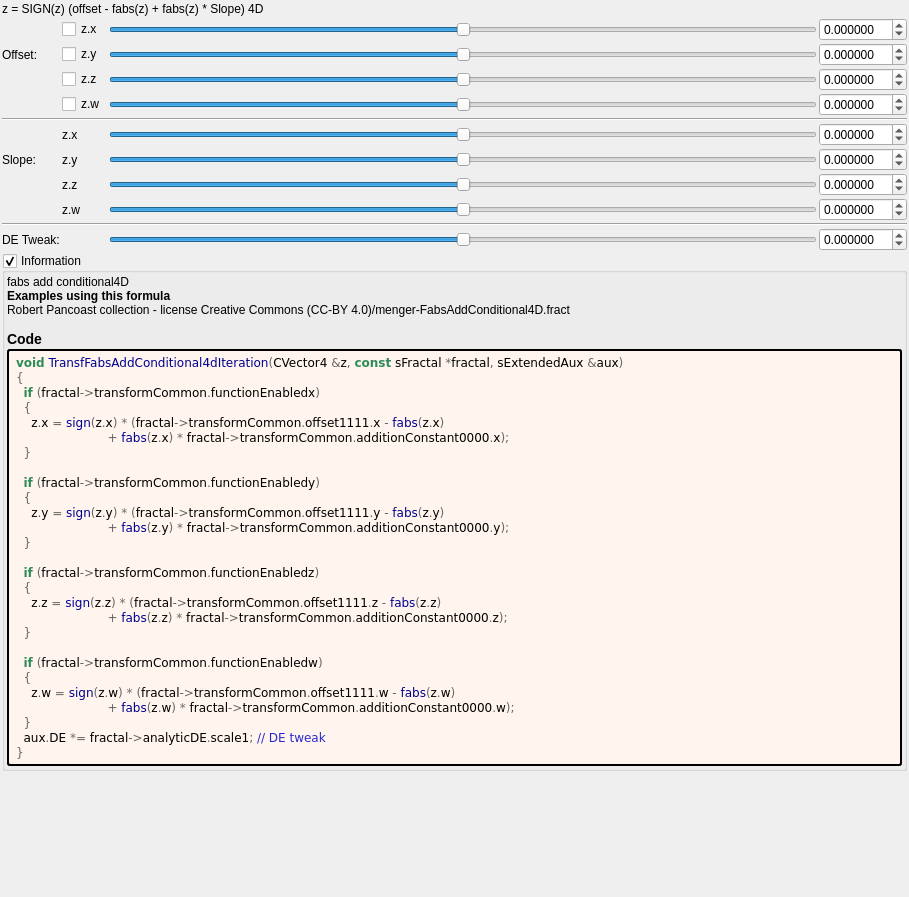
 <widget class="QWidget" name="Form">
  <property name="geometry">
   <rect>
    <x>0</x>
    <y>0</y>
    <width>909</width>
    <height>897</height>
   </rect>
  </property>
  <property name="windowTitle">
   <string notr="true">transf_fabs_add_conditional4d</string>
  </property>
  <layout class="QVBoxLayout" name="verticalLayout">
   <property name="spacing">
    <number>2</number>
   </property>
   <property name="leftMargin">
    <number>2</number>
   </property>
   <property name="topMargin">
    <number>2</number>
   </property>
   <property name="rightMargin">
    <number>2</number>
   </property>
   <property name="bottomMargin">
    <number>2</number>
   </property>
   <item>
    <widget class="QLabel" name="label_133">
     <property name="text">
      <string>z = SIGN(z) (offset - fabs(z) + fabs(z) * Slope) 4D</string>
     </property>
    </widget>
   </item>
   <item>
    <layout class="QGridLayout" name="gridLayout">
     <property name="spacing">
      <number>2</number>
     </property>
     <item row="3" column="3">
      <widget class="QSlider" name="slider4_transf_offset_1111_x">
       <property name="sizePolicy">
        <sizepolicy hsizetype="Expanding" vsizetype="Maximum">
         <horstretch>0</horstretch>
         <verstretch>0</verstretch>
        </sizepolicy>
       </property>
       <property name="minimum">
        <number>-10000000</number>
       </property>
       <property name="maximum">
        <number>10000000</number>
       </property>
       <property name="value">
        <number>0</number>
       </property>
       <property name="sliderPosition">
        <number>0</number>
       </property>
       <property name="orientation">
        <enum>Qt::Horizontal</enum>
       </property>
      </widget>
     </item>
     <item row="7" column="3">
      <widget class="QSlider" name="slider4_transf_offset_1111_w">
       <property name="sizePolicy">
        <sizepolicy hsizetype="Expanding" vsizetype="Maximum">
         <horstretch>0</horstretch>
         <verstretch>0</verstretch>
        </sizepolicy>
       </property>
       <property name="minimum">
        <number>-10000000</number>
       </property>
       <property name="maximum">
        <number>10000000</number>
       </property>
       <property name="value">
        <number>0</number>
       </property>
       <property name="sliderPosition">
        <number>0</number>
       </property>
       <property name="orientation">
        <enum>Qt::Horizontal</enum>
       </property>
      </widget>
     </item>
     <item row="4" column="3">
      <widget class="QSlider" name="slider4_transf_offset_1111_z">
       <property name="sizePolicy">
        <sizepolicy hsizetype="Expanding" vsizetype="Maximum">
         <horstretch>0</horstretch>
         <verstretch>0</verstretch>
        </sizepolicy>
       </property>
       <property name="minimum">
        <number>-10000000</number>
       </property>
       <property name="maximum">
        <number>10000000</number>
       </property>
       <property name="value">
        <number>0</number>
       </property>
       <property name="sliderPosition">
        <number>0</number>
       </property>
       <property name="orientation">
        <enum>Qt::Horizontal</enum>
       </property>
      </widget>
     </item>
     <item row="7" column="4">
      <widget class="MyDoubleSpinBox" name="spinbox4_transf_offset_1111_w">
       <property name="sizePolicy">
        <sizepolicy hsizetype="Minimum" vsizetype="Maximum">
         <horstretch>0</horstretch>
         <verstretch>0</verstretch>
        </sizepolicy>
       </property>
       <property name="prefix">
        <string/>
       </property>
       <property name="suffix">
        <string/>
       </property>
       <property name="decimals">
        <number>6</number>
       </property>
       <property name="minimum">
        <double>-99.989999999999995</double>
       </property>
       <property name="maximum">
        <double>99.989999999999995</double>
       </property>
       <property name="singleStep">
        <double>0.100000000000000</double>
       </property>
      </widget>
     </item>
     <item row="4" column="4">
      <widget class="MyDoubleSpinBox" name="spinbox4_transf_offset_1111_y">
       <property name="sizePolicy">
        <sizepolicy hsizetype="Minimum" vsizetype="Maximum">
         <horstretch>0</horstretch>
         <verstretch>0</verstretch>
        </sizepolicy>
       </property>
       <property name="prefix">
        <string/>
       </property>
       <property name="suffix">
        <string/>
       </property>
       <property name="decimals">
        <number>6</number>
       </property>
       <property name="minimum">
        <double>-99.989999999999995</double>
       </property>
       <property name="maximum">
        <double>99.989999999999995</double>
       </property>
       <property name="singleStep">
        <double>0.100000000000000</double>
       </property>
      </widget>
     </item>
     <item row="9" column="0" colspan="5">
      <widget class="Line" name="line_7">
       <property name="orientation">
        <enum>Qt::Horizontal</enum>
       </property>
      </widget>
     </item>
     <item row="4" column="1">
      <widget class="MyCheckBox" name="checkBox_transf_function_enabledy">
       <property name="text">
        <string notr="true">z.y</string>
       </property>
      </widget>
     </item>
     <item row="10" column="1">
      <widget class="QLabel" name="label_116">
       <property name="text">
        <string notr="true">z.x</string>
       </property>
      </widget>
     </item>
     <item row="4" column="0">
      <widget class="QLabel" name="label_108">
       <property name="text">
        <string>Offset:</string>
       </property>
      </widget>
     </item>
     <item row="12" column="1">
      <widget class="QLabel" name="label_118">
       <property name="text">
        <string notr="true">z.z</string>
       </property>
      </widget>
     </item>
     <item row="16" column="3">
      <widget class="QSlider" name="slider_analyticDE_scale_1">
       <property name="sizePolicy">
        <sizepolicy hsizetype="Expanding" vsizetype="Maximum">
         <horstretch>0</horstretch>
         <verstretch>0</verstretch>
        </sizepolicy>
       </property>
       <property name="minimum">
        <number>-10000000</number>
       </property>
       <property name="maximum">
        <number>10000000</number>
       </property>
       <property name="value">
        <number>0</number>
       </property>
       <property name="sliderPosition">
        <number>0</number>
       </property>
       <property name="orientation">
        <enum>Qt::Horizontal</enum>
       </property>
      </widget>
     </item>
     <item row="5" column="3">
      <widget class="QSlider" name="slider4_transf_offset_1111_y">
       <property name="sizePolicy">
        <sizepolicy hsizetype="Expanding" vsizetype="Maximum">
         <horstretch>0</horstretch>
         <verstretch>0</verstretch>
        </sizepolicy>
       </property>
       <property name="minimum">
        <number>-10000000</number>
       </property>
       <property name="maximum">
        <number>10000000</number>
       </property>
       <property name="value">
        <number>0</number>
       </property>
       <property name="sliderPosition">
        <number>0</number>
       </property>
       <property name="orientation">
        <enum>Qt::Horizontal</enum>
       </property>
      </widget>
     </item>
     <item row="12" column="3">
      <widget class="QSlider" name="slider4_transf_addition_constant_0000_z">
       <property name="sizePolicy">
        <sizepolicy hsizetype="Expanding" vsizetype="Maximum">
         <horstretch>0</horstretch>
         <verstretch>0</verstretch>
        </sizepolicy>
       </property>
       <property name="minimum">
        <number>-10000000</number>
       </property>
       <property name="maximum">
        <number>10000000</number>
       </property>
       <property name="value">
        <number>0</number>
       </property>
       <property name="sliderPosition">
        <number>0</number>
       </property>
       <property name="orientation">
        <enum>Qt::Horizontal</enum>
       </property>
      </widget>
     </item>
     <item row="11" column="3">
      <widget class="QSlider" name="slider4_transf_addition_constant_0000_y">
       <property name="sizePolicy">
        <sizepolicy hsizetype="Expanding" vsizetype="Maximum">
         <horstretch>0</horstretch>
         <verstretch>0</verstretch>
        </sizepolicy>
       </property>
       <property name="minimum">
        <number>-10000000</number>
       </property>
       <property name="maximum">
        <number>10000000</number>
       </property>
       <property name="value">
        <number>0</number>
       </property>
       <property name="sliderPosition">
        <number>0</number>
       </property>
       <property name="orientation">
        <enum>Qt::Horizontal</enum>
       </property>
      </widget>
     </item>
     <item row="10" column="4">
      <widget class="MyDoubleSpinBox" name="spinbox4_transf_addition_constant_0000_x">
       <property name="sizePolicy">
        <sizepolicy hsizetype="Minimum" vsizetype="Maximum">
         <horstretch>0</horstretch>
         <verstretch>0</verstretch>
        </sizepolicy>
       </property>
       <property name="prefix">
        <string/>
       </property>
       <property name="suffix">
        <string/>
       </property>
       <property name="decimals">
        <number>6</number>
       </property>
       <property name="minimum">
        <double>-99.989999999999995</double>
       </property>
       <property name="maximum">
        <double>99.989999999999995</double>
       </property>
       <property name="singleStep">
        <double>0.100000000000000</double>
       </property>
      </widget>
     </item>
     <item row="7" column="1">
      <widget class="MyCheckBox" name="checkBox_transf_function_enabledw">
       <property name="text">
        <string notr="true">z.w</string>
       </property>
      </widget>
     </item>
     <item row="11" column="0">
      <widget class="QLabel" name="label_119">
       <property name="text">
        <string>Slope:</string>
       </property>
      </widget>
     </item>
     <item row="12" column="4">
      <widget class="MyDoubleSpinBox" name="spinbox4_transf_addition_constant_0000_z">
       <property name="sizePolicy">
        <sizepolicy hsizetype="Minimum" vsizetype="Maximum">
         <horstretch>0</horstretch>
         <verstretch>0</verstretch>
        </sizepolicy>
       </property>
       <property name="prefix">
        <string/>
       </property>
       <property name="suffix">
        <string/>
       </property>
       <property name="decimals">
        <number>6</number>
       </property>
       <property name="minimum">
        <double>-99.989999999999995</double>
       </property>
       <property name="maximum">
        <double>99.989999999999995</double>
       </property>
       <property name="singleStep">
        <double>0.100000000000000</double>
       </property>
      </widget>
     </item>
     <item row="5" column="1">
      <widget class="MyCheckBox" name="checkBox_transf_function_enabledz">
       <property name="text">
        <string notr="true">z.z</string>
       </property>
      </widget>
     </item>
     <item row="16" column="0">
      <widget class="QLabel" name="label_112">
       <property name="text">
        <string>DE Tweak:</string>
       </property>
      </widget>
     </item>
     <item row="3" column="1">
      <widget class="MyCheckBox" name="checkBox_transf_function_enabledx">
       <property name="text">
        <string notr="true">z.x</string>
       </property>
      </widget>
     </item>
     <item row="3" column="4">
      <widget class="MyDoubleSpinBox" name="spinbox4_transf_offset_1111_x">
       <property name="sizePolicy">
        <sizepolicy hsizetype="Minimum" vsizetype="Maximum">
         <horstretch>0</horstretch>
         <verstretch>0</verstretch>
        </sizepolicy>
       </property>
       <property name="prefix">
        <string/>
       </property>
       <property name="suffix">
        <string/>
       </property>
       <property name="decimals">
        <number>6</number>
       </property>
       <property name="minimum">
        <double>-99.989999999999995</double>
       </property>
       <property name="maximum">
        <double>99.989999999999995</double>
       </property>
       <property name="singleStep">
        <double>0.100000000000000</double>
       </property>
      </widget>
     </item>
     <item row="5" column="4">
      <widget class="MyDoubleSpinBox" name="spinbox4_transf_offset_1111_z">
       <property name="sizePolicy">
        <sizepolicy hsizetype="Minimum" vsizetype="Maximum">
         <horstretch>0</horstretch>
         <verstretch>0</verstretch>
        </sizepolicy>
       </property>
       <property name="prefix">
        <string/>
       </property>
       <property name="suffix">
        <string/>
       </property>
       <property name="decimals">
        <number>6</number>
       </property>
       <property name="minimum">
        <double>-99.989999999999995</double>
       </property>
       <property name="maximum">
        <double>99.989999999999995</double>
       </property>
       <property name="singleStep">
        <double>0.100000000000000</double>
       </property>
      </widget>
     </item>
     <item row="13" column="1">
      <widget class="QLabel" name="label_120">
       <property name="text">
        <string notr="true">z.w</string>
       </property>
      </widget>
     </item>
     <item row="16" column="4">
      <widget class="MyDoubleSpinBox" name="spinbox_analyticDE_scale_1">
       <property name="sizePolicy">
        <sizepolicy hsizetype="Minimum" vsizetype="Maximum">
         <horstretch>0</horstretch>
         <verstretch>0</verstretch>
        </sizepolicy>
       </property>
       <property name="prefix">
        <string/>
       </property>
       <property name="suffix">
        <string/>
       </property>
       <property name="decimals">
        <number>6</number>
       </property>
       <property name="minimum">
        <double>-99.989999999999995</double>
       </property>
       <property name="maximum">
        <double>99.989999999999995</double>
       </property>
       <property name="singleStep">
        <double>0.100000000000000</double>
       </property>
      </widget>
     </item>
     <item row="11" column="1">
      <widget class="QLabel" name="label_117">
       <property name="text">
        <string notr="true">z.y</string>
       </property>
      </widget>
     </item>
     <item row="14" column="0" colspan="5">
      <widget class="Line" name="line_3">
       <property name="orientation">
        <enum>Qt::Horizontal</enum>
       </property>
      </widget>
     </item>
     <item row="10" column="3">
      <widget class="QSlider" name="slider4_transf_addition_constant_0000_x">
       <property name="sizePolicy">
        <sizepolicy hsizetype="Expanding" vsizetype="Maximum">
         <horstretch>0</horstretch>
         <verstretch>0</verstretch>
        </sizepolicy>
       </property>
       <property name="minimum">
        <number>-10000000</number>
       </property>
       <property name="maximum">
        <number>10000000</number>
       </property>
       <property name="value">
        <number>0</number>
       </property>
       <property name="sliderPosition">
        <number>0</number>
       </property>
       <property name="orientation">
        <enum>Qt::Horizontal</enum>
       </property>
      </widget>
     </item>
     <item row="13" column="4">
      <widget class="MyDoubleSpinBox" name="spinbox4_transf_addition_constant_0000_w">
       <property name="sizePolicy">
        <sizepolicy hsizetype="Minimum" vsizetype="Maximum">
         <horstretch>0</horstretch>
         <verstretch>0</verstretch>
        </sizepolicy>
       </property>
       <property name="prefix">
        <string/>
       </property>
       <property name="suffix">
        <string/>
       </property>
       <property name="decimals">
        <number>6</number>
       </property>
       <property name="minimum">
        <double>-99.989999999999995</double>
       </property>
       <property name="maximum">
        <double>99.989999999999995</double>
       </property>
       <property name="singleStep">
        <double>0.100000000000000</double>
       </property>
      </widget>
     </item>
     <item row="13" column="3">
      <widget class="QSlider" name="slider4_transf_addition_constant_0000_w">
       <property name="sizePolicy">
        <sizepolicy hsizetype="Expanding" vsizetype="Maximum">
         <horstretch>0</horstretch>
         <verstretch>0</verstretch>
        </sizepolicy>
       </property>
       <property name="minimum">
        <number>-10000000</number>
       </property>
       <property name="maximum">
        <number>10000000</number>
       </property>
       <property name="value">
        <number>0</number>
       </property>
       <property name="sliderPosition">
        <number>0</number>
       </property>
       <property name="orientation">
        <enum>Qt::Horizontal</enum>
       </property>
      </widget>
     </item>
     <item row="11" column="4">
      <widget class="MyDoubleSpinBox" name="spinbox4_transf_addition_constant_0000_y">
       <property name="sizePolicy">
        <sizepolicy hsizetype="Minimum" vsizetype="Maximum">
         <horstretch>0</horstretch>
         <verstretch>0</verstretch>
        </sizepolicy>
       </property>
       <property name="prefix">
        <string/>
       </property>
       <property name="suffix">
        <string/>
       </property>
       <property name="decimals">
        <number>6</number>
       </property>
       <property name="minimum">
        <double>-99.989999999999995</double>
       </property>
       <property name="maximum">
        <double>99.989999999999995</double>
       </property>
       <property name="singleStep">
        <double>0.100000000000000</double>
       </property>
      </widget>
     </item>
    </layout>
   </item>
   <item>
    <widget class="MyGroupBox" name="groupCheck_info">
     <property name="title">
      <string>Information</string>
     </property>
     <property name="flat">
      <bool>false</bool>
     </property>
     <property name="checkable">
      <bool>true</bool>
     </property>
     <layout class="QVBoxLayout" name="verticalLayout_2">
      <property name="spacing">
       <number>2</number>
      </property>
      <property name="leftMargin">
       <number>2</number>
      </property>
      <property name="topMargin">
       <number>2</number>
      </property>
      <property name="rightMargin">
       <number>2</number>
      </property>
      <property name="bottomMargin">
       <number>2</number>
      </property>
      <item>
       <widget class="QLabel" name="label_information_general">
        <property name="text">
         <string notr="true">&lt;p&gt;fabs add conditional4D&lt;/p&gt;&lt;table&gt;
&lt;/table&gt;
&lt;br&gt;&lt;b&gt;Examples using this formula&lt;/b&gt;&lt;br&gt;Robert Pancoast collection - license Creative Commons (CC-BY 4.0)/menger-FabsAddConditional4D.fract&lt;h3&gt;Code&lt;/h3&gt;</string>
        </property>
        <property name="wordWrap">
         <bool>true</bool>
        </property>
        <property name="openExternalLinks">
         <bool>true</bool>
        </property>
        <property name="textInteractionFlags">
         <set>Qt::LinksAccessibleByMouse|Qt::TextSelectableByMouse</set>
        </property>
       </widget>
      </item>
      <item>
       <widget class="QLabel" name="label_code_content">
        <property name="styleSheet">
         <string notr="true">border-style: outset; border-width: 2px; border-radius: 3px; border-color: black; background-color: #fff5ee; padding: 4px;</string>
        </property>
        <property name="text">
         <string notr="true">&lt;body style=&quot;background-color:#fff5ee&quot;&gt;
&lt;pre style=&quot;color:#000000; background-color:#fff5ee;  font-family:'Courier New',monospace;&quot;&gt;&lt;span style=&quot;color:#2e8b57; font-weight:bold&quot;&gt;void&lt;/span&gt; &lt;span style=&quot;color:#00008f&quot;&gt;TransfFabsAddConditional4dIteration&lt;/span&gt;&lt;span style=&quot;color:#676767&quot;&gt;(&lt;/span&gt;CVector4 &lt;span style=&quot;color:#676767&quot;&gt;&amp;amp;&lt;/span&gt;z&lt;span style=&quot;color:#676767&quot;&gt;,&lt;/span&gt; &lt;span style=&quot;color:#2e8b57; font-weight:bold&quot;&gt;const&lt;/span&gt; sFractal &lt;span style=&quot;color:#676767&quot;&gt;*&lt;/span&gt;fractal&lt;span style=&quot;color:#676767&quot;&gt;,&lt;/span&gt; sExtendedAux &lt;span style=&quot;color:#676767&quot;&gt;&amp;amp;&lt;/span&gt;aux&lt;span style=&quot;color:#676767&quot;&gt;)&lt;/span&gt;
&lt;span style=&quot;color:#676767&quot;&gt;{&lt;/span&gt;
  &lt;span style=&quot;color:#2e8b57; font-weight:bold&quot;&gt;if&lt;/span&gt; &lt;span style=&quot;color:#676767&quot;&gt;(&lt;/span&gt;fractal&lt;span style=&quot;color:#676767&quot;&gt;-&amp;gt;&lt;/span&gt;transformCommon&lt;span style=&quot;color:#676767&quot;&gt;.&lt;/span&gt;functionEnabledx&lt;span style=&quot;color:#676767&quot;&gt;)&lt;/span&gt;
  &lt;span style=&quot;color:#676767&quot;&gt;{&lt;/span&gt;
    z&lt;span style=&quot;color:#676767&quot;&gt;.&lt;/span&gt;x &lt;span style=&quot;color:#676767&quot;&gt;=&lt;/span&gt; &lt;span style=&quot;color:#00008f&quot;&gt;sign&lt;/span&gt;&lt;span style=&quot;color:#676767&quot;&gt;(&lt;/span&gt;z&lt;span style=&quot;color:#676767&quot;&gt;.&lt;/span&gt;x&lt;span style=&quot;color:#676767&quot;&gt;) * (&lt;/span&gt;fractal&lt;span style=&quot;color:#676767&quot;&gt;-&amp;gt;&lt;/span&gt;transformCommon&lt;span style=&quot;color:#676767&quot;&gt;.&lt;/span&gt;offset1111&lt;span style=&quot;color:#676767&quot;&gt;.&lt;/span&gt;x &lt;span style=&quot;color:#676767&quot;&gt;-&lt;/span&gt; &lt;span style=&quot;color:#00008f&quot;&gt;fabs&lt;/span&gt;&lt;span style=&quot;color:#676767&quot;&gt;(&lt;/span&gt;z&lt;span style=&quot;color:#676767&quot;&gt;.&lt;/span&gt;x&lt;span style=&quot;color:#676767&quot;&gt;)&lt;/span&gt;
                        &lt;span style=&quot;color:#676767&quot;&gt;+&lt;/span&gt; &lt;span style=&quot;color:#00008f&quot;&gt;fabs&lt;/span&gt;&lt;span style=&quot;color:#676767&quot;&gt;(&lt;/span&gt;z&lt;span style=&quot;color:#676767&quot;&gt;.&lt;/span&gt;x&lt;span style=&quot;color:#676767&quot;&gt;) *&lt;/span&gt; fractal&lt;span style=&quot;color:#676767&quot;&gt;-&amp;gt;&lt;/span&gt;transformCommon&lt;span style=&quot;color:#676767&quot;&gt;.&lt;/span&gt;additionConstant0000&lt;span style=&quot;color:#676767&quot;&gt;.&lt;/span&gt;x&lt;span style=&quot;color:#676767&quot;&gt;);&lt;/span&gt;
  &lt;span style=&quot;color:#676767&quot;&gt;}&lt;/span&gt;

  &lt;span style=&quot;color:#2e8b57; font-weight:bold&quot;&gt;if&lt;/span&gt; &lt;span style=&quot;color:#676767&quot;&gt;(&lt;/span&gt;fractal&lt;span style=&quot;color:#676767&quot;&gt;-&amp;gt;&lt;/span&gt;transformCommon&lt;span style=&quot;color:#676767&quot;&gt;.&lt;/span&gt;functionEnabledy&lt;span style=&quot;color:#676767&quot;&gt;)&lt;/span&gt;
  &lt;span style=&quot;color:#676767&quot;&gt;{&lt;/span&gt;
    z&lt;span style=&quot;color:#676767&quot;&gt;.&lt;/span&gt;y &lt;span style=&quot;color:#676767&quot;&gt;=&lt;/span&gt; &lt;span style=&quot;color:#00008f&quot;&gt;sign&lt;/span&gt;&lt;span style=&quot;color:#676767&quot;&gt;(&lt;/span&gt;z&lt;span style=&quot;color:#676767&quot;&gt;.&lt;/span&gt;y&lt;span style=&quot;color:#676767&quot;&gt;) * (&lt;/span&gt;fractal&lt;span style=&quot;color:#676767&quot;&gt;-&amp;gt;&lt;/span&gt;transformCommon&lt;span style=&quot;color:#676767&quot;&gt;.&lt;/span&gt;offset1111&lt;span style=&quot;color:#676767&quot;&gt;.&lt;/span&gt;y &lt;span style=&quot;color:#676767&quot;&gt;-&lt;/span&gt; &lt;span style=&quot;color:#00008f&quot;&gt;fabs&lt;/span&gt;&lt;span style=&quot;color:#676767&quot;&gt;(&lt;/span&gt;z&lt;span style=&quot;color:#676767&quot;&gt;.&lt;/span&gt;y&lt;span style=&quot;color:#676767&quot;&gt;)&lt;/span&gt;
                        &lt;span style=&quot;color:#676767&quot;&gt;+&lt;/span&gt; &lt;span style=&quot;color:#00008f&quot;&gt;fabs&lt;/span&gt;&lt;span style=&quot;color:#676767&quot;&gt;(&lt;/span&gt;z&lt;span style=&quot;color:#676767&quot;&gt;.&lt;/span&gt;y&lt;span style=&quot;color:#676767&quot;&gt;) *&lt;/span&gt; fractal&lt;span style=&quot;color:#676767&quot;&gt;-&amp;gt;&lt;/span&gt;transformCommon&lt;span style=&quot;color:#676767&quot;&gt;.&lt;/span&gt;additionConstant0000&lt;span style=&quot;color:#676767&quot;&gt;.&lt;/span&gt;y&lt;span style=&quot;color:#676767&quot;&gt;);&lt;/span&gt;
  &lt;span style=&quot;color:#676767&quot;&gt;}&lt;/span&gt;

  &lt;span style=&quot;color:#2e8b57; font-weight:bold&quot;&gt;if&lt;/span&gt; &lt;span style=&quot;color:#676767&quot;&gt;(&lt;/span&gt;fractal&lt;span style=&quot;color:#676767&quot;&gt;-&amp;gt;&lt;/span&gt;transformCommon&lt;span style=&quot;color:#676767&quot;&gt;.&lt;/span&gt;functionEnabledz&lt;span style=&quot;color:#676767&quot;&gt;)&lt;/span&gt;
  &lt;span style=&quot;color:#676767&quot;&gt;{&lt;/span&gt;
    z&lt;span style=&quot;color:#676767&quot;&gt;.&lt;/span&gt;z &lt;span style=&quot;color:#676767&quot;&gt;=&lt;/span&gt; &lt;span style=&quot;color:#00008f&quot;&gt;sign&lt;/span&gt;&lt;span style=&quot;color:#676767&quot;&gt;(&lt;/span&gt;z&lt;span style=&quot;color:#676767&quot;&gt;.&lt;/span&gt;z&lt;span style=&quot;color:#676767&quot;&gt;) * (&lt;/span&gt;fractal&lt;span style=&quot;color:#676767&quot;&gt;-&amp;gt;&lt;/span&gt;transformCommon&lt;span style=&quot;color:#676767&quot;&gt;.&lt;/span&gt;offset1111&lt;span style=&quot;color:#676767&quot;&gt;.&lt;/span&gt;z &lt;span style=&quot;color:#676767&quot;&gt;-&lt;/span&gt; &lt;span style=&quot;color:#00008f&quot;&gt;fabs&lt;/span&gt;&lt;span style=&quot;color:#676767&quot;&gt;(&lt;/span&gt;z&lt;span style=&quot;color:#676767&quot;&gt;.&lt;/span&gt;z&lt;span style=&quot;color:#676767&quot;&gt;)&lt;/span&gt;
                        &lt;span style=&quot;color:#676767&quot;&gt;+&lt;/span&gt; &lt;span style=&quot;color:#00008f&quot;&gt;fabs&lt;/span&gt;&lt;span style=&quot;color:#676767&quot;&gt;(&lt;/span&gt;z&lt;span style=&quot;color:#676767&quot;&gt;.&lt;/span&gt;z&lt;span style=&quot;color:#676767&quot;&gt;) *&lt;/span&gt; fractal&lt;span style=&quot;color:#676767&quot;&gt;-&amp;gt;&lt;/span&gt;transformCommon&lt;span style=&quot;color:#676767&quot;&gt;.&lt;/span&gt;additionConstant0000&lt;span style=&quot;color:#676767&quot;&gt;.&lt;/span&gt;z&lt;span style=&quot;color:#676767&quot;&gt;);&lt;/span&gt;
  &lt;span style=&quot;color:#676767&quot;&gt;}&lt;/span&gt;

  &lt;span style=&quot;color:#2e8b57; font-weight:bold&quot;&gt;if&lt;/span&gt; &lt;span style=&quot;color:#676767&quot;&gt;(&lt;/span&gt;fractal&lt;span style=&quot;color:#676767&quot;&gt;-&amp;gt;&lt;/span&gt;transformCommon&lt;span style=&quot;color:#676767&quot;&gt;.&lt;/span&gt;functionEnabledw&lt;span style=&quot;color:#676767&quot;&gt;)&lt;/span&gt;
  &lt;span style=&quot;color:#676767&quot;&gt;{&lt;/span&gt;
    z&lt;span style=&quot;color:#676767&quot;&gt;.&lt;/span&gt;w &lt;span style=&quot;color:#676767&quot;&gt;=&lt;/span&gt; &lt;span style=&quot;color:#00008f&quot;&gt;sign&lt;/span&gt;&lt;span style=&quot;color:#676767&quot;&gt;(&lt;/span&gt;z&lt;span style=&quot;color:#676767&quot;&gt;.&lt;/span&gt;w&lt;span style=&quot;color:#676767&quot;&gt;) * (&lt;/span&gt;fractal&lt;span style=&quot;color:#676767&quot;&gt;-&amp;gt;&lt;/span&gt;transformCommon&lt;span style=&quot;color:#676767&quot;&gt;.&lt;/span&gt;offset1111&lt;span style=&quot;color:#676767&quot;&gt;.&lt;/span&gt;w &lt;span style=&quot;color:#676767&quot;&gt;-&lt;/span&gt; &lt;span style=&quot;color:#00008f&quot;&gt;fabs&lt;/span&gt;&lt;span style=&quot;color:#676767&quot;&gt;(&lt;/span&gt;z&lt;span style=&quot;color:#676767&quot;&gt;.&lt;/span&gt;w&lt;span style=&quot;color:#676767&quot;&gt;)&lt;/span&gt;
                        &lt;span style=&quot;color:#676767&quot;&gt;+&lt;/span&gt; &lt;span style=&quot;color:#00008f&quot;&gt;fabs&lt;/span&gt;&lt;span style=&quot;color:#676767&quot;&gt;(&lt;/span&gt;z&lt;span style=&quot;color:#676767&quot;&gt;.&lt;/span&gt;w&lt;span style=&quot;color:#676767&quot;&gt;) *&lt;/span&gt; fractal&lt;span style=&quot;color:#676767&quot;&gt;-&amp;gt;&lt;/span&gt;transformCommon&lt;span style=&quot;color:#676767&quot;&gt;.&lt;/span&gt;additionConstant0000&lt;span style=&quot;color:#676767&quot;&gt;.&lt;/span&gt;w&lt;span style=&quot;color:#676767&quot;&gt;);&lt;/span&gt;
  &lt;span style=&quot;color:#676767&quot;&gt;}&lt;/span&gt;
  aux&lt;span style=&quot;color:#676767&quot;&gt;.&lt;/span&gt;DE &lt;span style=&quot;color:#676767&quot;&gt;*=&lt;/span&gt; fractal&lt;span style=&quot;color:#676767&quot;&gt;-&amp;gt;&lt;/span&gt;analyticDE&lt;span style=&quot;color:#676767&quot;&gt;.&lt;/span&gt;scale1&lt;span style=&quot;color:#676767&quot;&gt;;&lt;/span&gt; &lt;span style=&quot;color:#2929cc&quot;&gt;// DE tweak&lt;/span&gt;
&lt;span style=&quot;color:#676767&quot;&gt;}&lt;/span&gt;
&lt;/pre&gt;
&lt;/body&gt;</string>
        </property>
        <property name="wordWrap">
         <bool>true</bool>
        </property>
        <property name="openExternalLinks">
         <bool>true</bool>
        </property>
        <property name="textInteractionFlags">
         <set>Qt::LinksAccessibleByMouse|Qt::TextSelectableByMouse</set>
        </property>
       </widget>
      </item>
     </layout>
    </widget>
   </item>
   <item>
    <spacer name="verticalSpacer">
     <property name="orientation">
      <enum>Qt::Vertical</enum>
     </property>
     <property name="sizeHint" stdset="0">
      <size>
       <width>20</width>
       <height>40</height>
      </size>
     </property>
    </spacer>
   </item>
  </layout>
 </widget>
